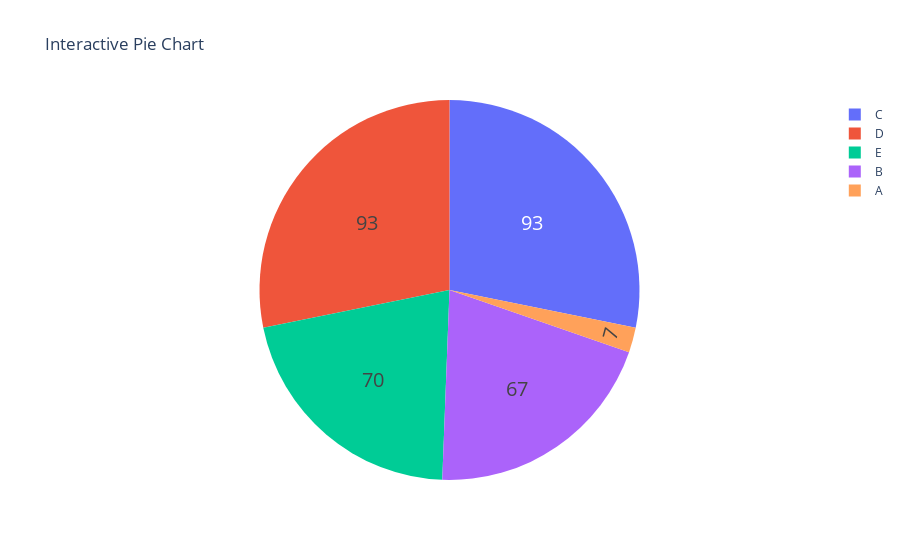

The code cell stored with this chart in its notebook:
### Markdown cell above
### 21. Using Plotly, create an interactive pie chart of randomly generated data, add labels and percentages, set the title as 'Interactive Pie Chart'.

### Code cell
import plotly.graph_objs as go
import plotly.io as pio
import numpy as np

# Generate random data
labels = ['A', 'B', 'C', 'D', 'E']
values = np.random.randint(1, 100, size=len(labels))

# Create a Plotly trace
trace = go.Pie(labels=labels, values=values, hoverinfo='label+percent', textinfo='value', textfont_size=20)

# Create layout
layout = go.Layout(title='Interactive Pie Chart')

# Create figure
fig = go.Figure(data=[trace], layout=layout)

# Show plot
pio.show(fig)

### Figure 1 — Plotly figure (JSON) as saved in the notebook; plotly's stock layout.template omitted (floating-point values rounded to 4 significant figures)
{"data": [{"hoverinfo": "label+percent", "labels": ["A", "B", "C", "D", "E"], "textfont": {"size": 20}, "textinfo": "value", "type": "pie", "values": [7, 67, 93, 93, 70]}], "layout": {"title": {"text": "Interactive Pie Chart"}}}
